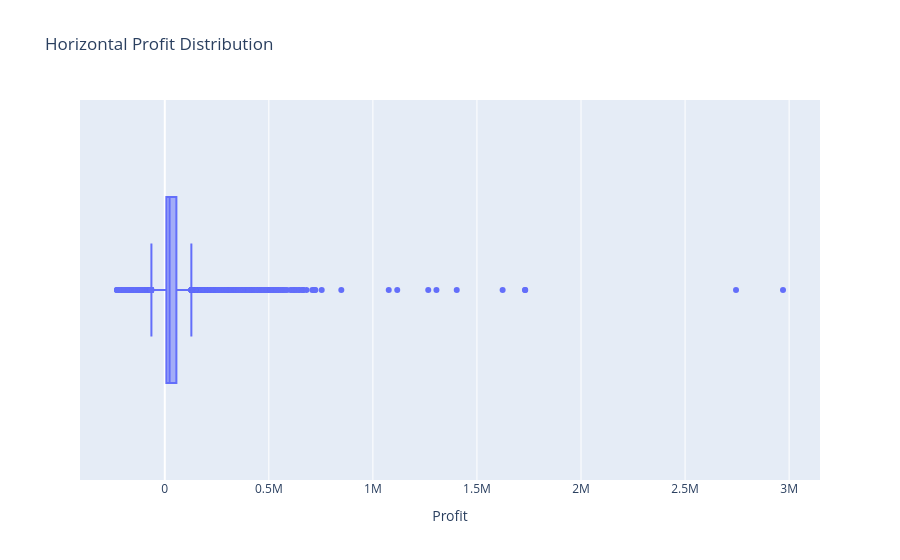

Notebook code cell kept with this figure:
### Markdown cell above
**Code Cell 8
Horizontal Box Plot**

### Code cell
fig = px.box(

    df,

    x="Profit",

    orientation="h",

    title="Horizontal Profit Distribution"

)

fig.show()

### Figure 1 — Plotly figure (JSON) as saved in the notebook; plotly's stock layout.template omitted (floating-point values rounded to 4 significant figures; data arrays with more than 128 entries replaced by an {"elided": "..."} marker saying what was removed)
{"data": [{"alignmentgroup": "True", "hovertemplate": "Profit=%{x}<extra></extra>", "legendgroup": "", "marker": {"color": "#636efa"}, "name": "", "notched": false, "offsetgroup": "", "orientation": "h", "showlegend": false, "type": "box", "x": {"elided": "10100 float values"}, "x0": " ", "xaxis": "x", "y0": " ", "yaxis": "y"}], "layout": {"boxmode": "group", "legend": {"tracegroupgap": 0}, "title": {"text": "Horizontal Profit Distribution"}, "xaxis": {"anchor": "y", "domain": [0, 1], "title": {"text": "Profit"}}, "yaxis": {"anchor": "x", "domain": [0, 1]}}}
